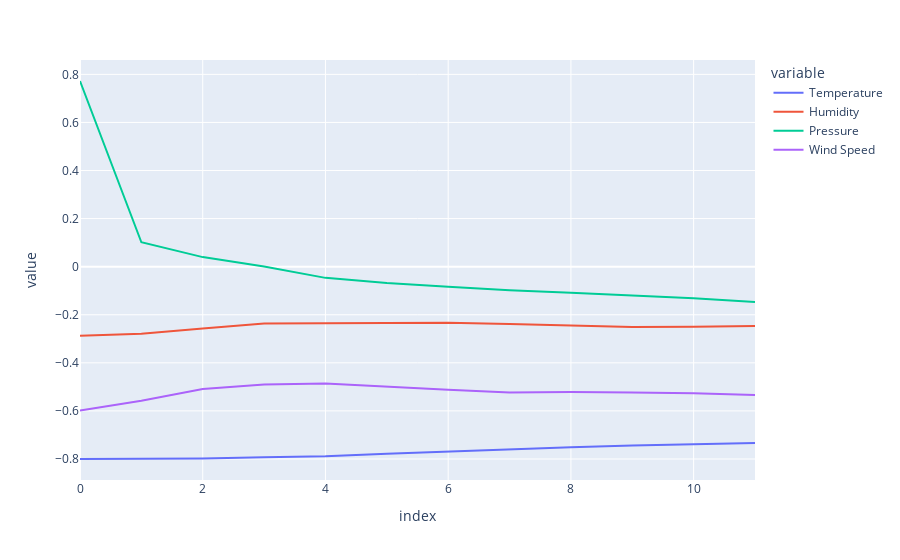

Here is the notebook cell this chart was saved with:
### Code cell
import plotly.express as px
fig = px.line(factor_lag_corr_df)
fig.show()

### Figure 1 — Plotly figure (JSON) as saved in the notebook; plotly's stock layout.template omitted (floating-point values rounded to 4 significant figures)
{"data": [{"hovertemplate": "variable=Temperature<br>index=%{x}<br>value=%{y}<extra></extra>", "legendgroup": "Temperature", "line": {"color": "#636efa", "dash": "solid"}, "mode": "lines", "name": "Temperature", "orientation": "v", "showlegend": true, "type": "scatter", "x": [0, 1, 2, 3, 4, 5, 6, 7, 8, 9, 10, 11], "xaxis": "x", "y": [-0.8001, -0.7998, -0.7984, -0.7925, -0.7888, -0.7788, -0.7686, -0.7603, -0.7513, -0.7435, -0.737, -0.733], "yaxis": "y"}, {"hovertemplate": "variable=Humidity<br>index=%{x}<br>value=%{y}<extra></extra>", "legendgroup": "Humidity", "line": {"color": "#EF553B", "dash": "solid"}, "mode": "lines", "name": "Humidity", "orientation": "v", "showlegend": true, "type": "scatter", "x": [0, 1, 2, 3, 4, 5, 6, 7, 8, 9, 10, 11], "xaxis": "x", "y": [-0.2873, -0.279, -0.2573, -0.2359, -0.2357, -0.2332, -0.2334, -0.2389, -0.2467, -0.2515, -0.2502, -0.2471], "yaxis": "y"}, {"hovertemplate": "variable=Pressure<br>index=%{x}<br>value=%{y}<extra></extra>", "legendgroup": "Pressure", "line": {"color": "#00cc96", "dash": "solid"}, "mode": "lines", "name": "Pressure", "orientation": "v", "showlegend": true, "type": "scatter", "x": [0, 1, 2, 3, 4, 5, 6, 7, 8, 9, 10, 11], "xaxis": "x", "y": [0.7724, 0.1015, 0.03983, 0.001014, -0.04654, -0.06808, -0.08318, -0.09835, -0.1086, -0.1186, -0.1314, -0.1474], "yaxis": "y"}, {"hovertemplate": "variable=Wind Speed<br>index=%{x}<br>value=%{y}<extra></extra>", "legendgroup": "Wind Speed", "line": {"color": "#ab63fa", "dash": "solid"}, "mode": "lines", "name": "Wind Speed", "orientation": "v", "showlegend": true, "type": "scatter", "x": [0, 1, 2, 3, 4, 5, 6, 7, 8, 9, 10, 11], "xaxis": "x", "y": [-0.5984, -0.5575, -0.5092, -0.4897, -0.4864, -0.5002, -0.5116, -0.5236, -0.5215, -0.5239, -0.5269, -0.5336], "yaxis": "y"}], "layout": {"legend": {"title": {"text": "variable"}, "tracegroupgap": 0}, "margin": {"t": 60}, "xaxis": {"anchor": "y", "domain": [0.0, 1.0], "title": {"text": "index"}}, "yaxis": {"anchor": "x", "domain": [0.0, 1.0], "title": {"text": "value"}}}}
